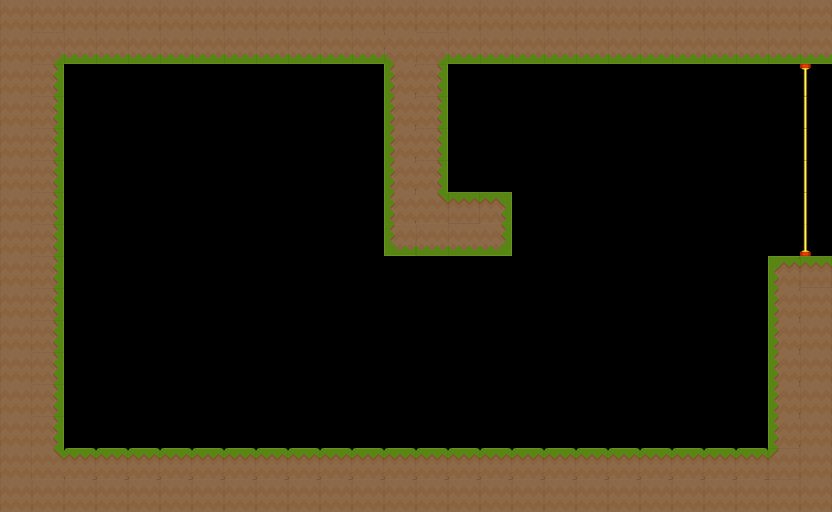

Below is a game level as drawn by its tile map, then a one-line description and the .tmx that defines it (tile-layer data replaced by summaries):
An orthogonal 26x16 tile map with 32x32 px tiles, 3 tile layers (red, green, blue), 3 tilesets and 2 objects.

<map version="1.0" orientation="orthogonal" renderorder="right-down" width="26" height="16" tilewidth="32" tileheight="32">
 <tileset firstgid="1" name="asd" tilewidth="32" tileheight="32">
  <image source="../blox.png" width="64" height="32" />
 </tileset>
 <tileset firstgid="3" name="platformertiles" tilewidth="32" tileheight="32">
  <image source="../platformertiles.png" width="256" height="96" />
 </tileset>
 <tileset firstgid="27" name="forest" tilewidth="32" tileheight="32">
  <image source="ruoho1.png" width="192" height="224" />
 </tileset>
 <layer name="red" width="26" height="16">
  <data>[416 cells, 156 non-empty, 14 distinct tile ids]</data>
 </layer>
 <layer name="green" width="26" height="16">
  <data>[416 cells, 6 non-empty, 3 distinct tile ids]</data>
 </layer>
 <layer name="blue" width="26" height="16">
  <data>[416 cells, 0 non-empty, 0 distinct tile ids]</data>
 </layer>
 <objectgroup name="crystals">
  <object x="588" y="128">
   <ellipse />
  </object>
 </objectgroup>
 <objectgroup name="player">
  <object x="247" y="189">
   <ellipse />
  </object>
 </objectgroup>
</map>